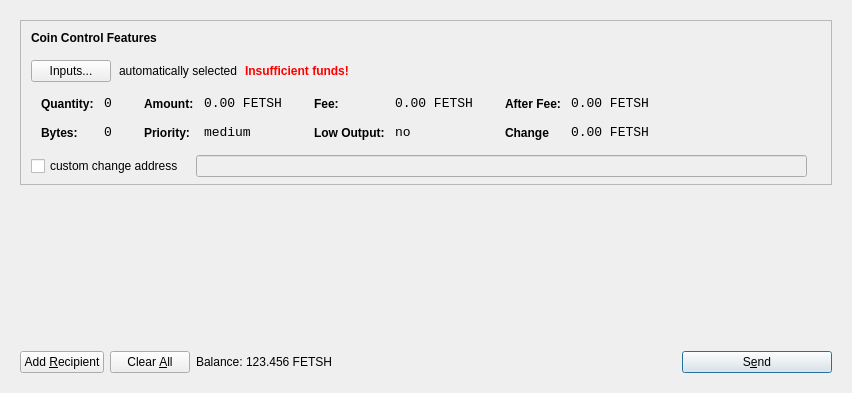
<?xml version="1.0" encoding="UTF-8"?>
<ui version="4.0">
 <class>SendCoinsDialog</class>
 <widget class="QDialog" name="SendCoinsDialog">
  <property name="geometry">
   <rect>
    <x>0</x>
    <y>0</y>
    <width>849</width>
    <height>393</height>
   </rect>
  </property>
  <property name="windowTitle">
   <string>Send Coins</string>
  </property>
  <layout class="QVBoxLayout" name="verticalLayout">
   <item>
    <widget class="QFrame" name="frameMain">
     <layout class="QVBoxLayout" name="verticalLayout_3">
      <item>
       <widget class="QFrame" name="frameCoinControl">
        <property name="sizePolicy">
         <sizepolicy hsizetype="Expanding" vsizetype="Expanding">
          <horstretch>0</horstretch>
          <verstretch>0</verstretch>
         </sizepolicy>
        </property>
        <property name="maximumSize">
         <size>
          <width>16777215</width>
          <height>16777215</height>
         </size>
        </property>
        <property name="frameShape">
         <enum>QFrame::StyledPanel</enum>
        </property>
        <property name="frameShadow">
         <enum>QFrame::Sunken</enum>
        </property>
        <layout class="QVBoxLayout" name="verticalLayoutCoinControl2">
         <property name="spacing">
          <number>6</number>
         </property>
         <property name="leftMargin">
          <number>0</number>
         </property>
         <property name="topMargin">
          <number>0</number>
         </property>
         <property name="rightMargin">
          <number>0</number>
         </property>
         <property name="bottomMargin">
          <number>6</number>
         </property>
         <item>
          <layout class="QVBoxLayout" name="verticalLayoutCoinControl" stretch="0,0,0,0,1">
           <property name="spacing">
            <number>0</number>
           </property>
           <property name="leftMargin">
            <number>10</number>
           </property>
           <property name="topMargin">
            <number>10</number>
           </property>
           <item>
            <layout class="QHBoxLayout" name="horizontalLayoutCoinControl1">
             <property name="bottomMargin">
              <number>15</number>
             </property>
             <item>
              <widget class="QLabel" name="labelCoinControlFeatures">
               <property name="sizePolicy">
                <sizepolicy hsizetype="Preferred" vsizetype="Maximum">
                 <horstretch>0</horstretch>
                 <verstretch>0</verstretch>
                </sizepolicy>
               </property>
               <property name="font">
                <font>
                 <weight>75</weight>
                 <bold>true</bold>
                </font>
               </property>
               <property name="styleSheet">
                <string notr="true">font-weight:bold;</string>
               </property>
               <property name="text">
                <string>Coin Control Features</string>
               </property>
              </widget>
             </item>
            </layout>
           </item>
           <item>
            <layout class="QHBoxLayout" name="horizontalLayoutCoinControl2" stretch="0,0,0,0">
             <property name="spacing">
              <number>8</number>
             </property>
             <property name="bottomMargin">
              <number>10</number>
             </property>
             <item>
              <widget class="QPushButton" name="pushButtonCoinControl">
               <property name="styleSheet">
                <string notr="true"/>
               </property>
               <property name="text">
                <string>Inputs...</string>
               </property>
              </widget>
             </item>
             <item>
              <widget class="QLabel" name="labelCoinControlAutomaticallySelected">
               <property name="text">
                <string>automatically selected</string>
               </property>
               <property name="margin">
                <number>5</number>
               </property>
              </widget>
             </item>
             <item>
              <widget class="QLabel" name="labelCoinControlInsuffFunds">
               <property name="font">
                <font>
                 <weight>75</weight>
                 <bold>true</bold>
                </font>
               </property>
               <property name="styleSheet">
                <string notr="true">color:red;font-weight:bold;</string>
               </property>
               <property name="text">
                <string>Insufficient funds!</string>
               </property>
               <property name="margin">
                <number>5</number>
               </property>
              </widget>
             </item>
             <item>
              <spacer name="horizontalSpacerCoinControl">
               <property name="orientation">
                <enum>Qt::Horizontal</enum>
               </property>
               <property name="sizeHint" stdset="0">
                <size>
                 <width>40</width>
                 <height>1</height>
                </size>
               </property>
              </spacer>
             </item>
            </layout>
           </item>
           <item>
            <widget class="QWidget" name="widgetCoinControl" native="true">
             <property name="sizePolicy">
              <sizepolicy hsizetype="Preferred" vsizetype="Preferred">
               <horstretch>0</horstretch>
               <verstretch>0</verstretch>
              </sizepolicy>
             </property>
             <property name="minimumSize">
              <size>
               <width>0</width>
               <height>0</height>
              </size>
             </property>
             <property name="styleSheet">
              <string notr="true"/>
             </property>
             <layout class="QHBoxLayout" name="horizontalLayoutCoinControl5">
              <property name="margin">
               <number>0</number>
              </property>
              <item>
               <layout class="QHBoxLayout" name="horizontalLayoutCoinControl3" stretch="0,0,0,1">
                <property name="spacing">
                 <number>20</number>
                </property>
                <property name="topMargin">
                 <number>0</number>
                </property>
                <property name="bottomMargin">
                 <number>10</number>
                </property>
                <item>
                 <layout class="QFormLayout" name="formLayoutCoinControl1">
                  <property name="horizontalSpacing">
                   <number>10</number>
                  </property>
                  <property name="verticalSpacing">
                   <number>14</number>
                  </property>
                  <property name="leftMargin">
                   <number>10</number>
                  </property>
                  <property name="topMargin">
                   <number>4</number>
                  </property>
                  <property name="rightMargin">
                   <number>6</number>
                  </property>
                  <item row="0" column="0">
                   <widget class="QLabel" name="labelCoinControlQuantityText">
                    <property name="styleSheet">
                     <string notr="true">font-weight:bold;</string>
                    </property>
                    <property name="text">
                     <string>Quantity:</string>
                    </property>
                    <property name="margin">
                     <number>0</number>
                    </property>
                   </widget>
                  </item>
                  <item row="0" column="1">
                   <widget class="QLabel" name="labelCoinControlQuantity">
                    <property name="font">
                     <font>
                      <family>Monospace</family>
                      <pointsize>10</pointsize>
                     </font>
                    </property>
                    <property name="cursor">
                     <cursorShape>IBeamCursor</cursorShape>
                    </property>
                    <property name="contextMenuPolicy">
                     <enum>Qt::ActionsContextMenu</enum>
                    </property>
                    <property name="text">
                     <string>0</string>
                    </property>
                    <property name="margin">
                     <number>0</number>
                    </property>
                    <property name="textInteractionFlags">
                     <set>Qt::LinksAccessibleByMouse|Qt::TextSelectableByKeyboard|Qt::TextSelectableByMouse</set>
                    </property>
                   </widget>
                  </item>
                  <item row="1" column="0">
                   <widget class="QLabel" name="labelCoinControlBytesText">
                    <property name="styleSheet">
                     <string notr="true">font-weight:bold;</string>
                    </property>
                    <property name="text">
                     <string>Bytes:</string>
                    </property>
                   </widget>
                  </item>
                  <item row="1" column="1">
                   <widget class="QLabel" name="labelCoinControlBytes">
                    <property name="font">
                     <font>
                      <family>Monospace</family>
                      <pointsize>10</pointsize>
                     </font>
                    </property>
                    <property name="cursor">
                     <cursorShape>IBeamCursor</cursorShape>
                    </property>
                    <property name="contextMenuPolicy">
                     <enum>Qt::ActionsContextMenu</enum>
                    </property>
                    <property name="text">
                     <string>0</string>
                    </property>
                    <property name="textInteractionFlags">
                     <set>Qt::LinksAccessibleByMouse|Qt::TextSelectableByKeyboard|Qt::TextSelectableByMouse</set>
                    </property>
                   </widget>
                  </item>
                 </layout>
                </item>
                <item>
                 <layout class="QFormLayout" name="formLayoutCoinControl2">
                  <property name="horizontalSpacing">
                   <number>10</number>
                  </property>
                  <property name="verticalSpacing">
                   <number>14</number>
                  </property>
                  <property name="leftMargin">
                   <number>6</number>
                  </property>
                  <property name="topMargin">
                   <number>4</number>
                  </property>
                  <property name="rightMargin">
                   <number>6</number>
                  </property>
                  <item row="0" column="0">
                   <widget class="QLabel" name="labelCoinControlAmountText">
                    <property name="styleSheet">
                     <string notr="true">font-weight:bold;</string>
                    </property>
                    <property name="text">
                     <string>Amount:</string>
                    </property>
                    <property name="margin">
                     <number>0</number>
                    </property>
                   </widget>
                  </item>
                  <item row="0" column="1">
                   <widget class="QLabel" name="labelCoinControlAmount">
                    <property name="font">
                     <font>
                      <family>Monospace</family>
                      <pointsize>10</pointsize>
                     </font>
                    </property>
                    <property name="cursor">
                     <cursorShape>IBeamCursor</cursorShape>
                    </property>
                    <property name="contextMenuPolicy">
                     <enum>Qt::ActionsContextMenu</enum>
                    </property>
                    <property name="text">
                     <string>0.00 FETSH</string>
                    </property>
                    <property name="textInteractionFlags">
                     <set>Qt::LinksAccessibleByMouse|Qt::TextSelectableByKeyboard|Qt::TextSelectableByMouse</set>
                    </property>
                   </widget>
                  </item>
                  <item row="1" column="0">
                   <widget class="QLabel" name="labelCoinControlPriorityText">
                    <property name="styleSheet">
                     <string notr="true">font-weight:bold;</string>
                    </property>
                    <property name="text">
                     <string>Priority:</string>
                    </property>
                   </widget>
                  </item>
                  <item row="1" column="1">
                   <widget class="QLabel" name="labelCoinControlPriority">
                    <property name="font">
                     <font>
                      <family>Monospace</family>
                      <pointsize>10</pointsize>
                     </font>
                    </property>
                    <property name="cursor">
                     <cursorShape>IBeamCursor</cursorShape>
                    </property>
                    <property name="contextMenuPolicy">
                     <enum>Qt::ActionsContextMenu</enum>
                    </property>
                    <property name="text">
                     <string>medium</string>
                    </property>
                    <property name="textInteractionFlags">
                     <set>Qt::LinksAccessibleByMouse|Qt::TextSelectableByKeyboard|Qt::TextSelectableByMouse</set>
                    </property>
                   </widget>
                  </item>
                 </layout>
                </item>
                <item>
                 <layout class="QFormLayout" name="formLayoutCoinControl3">
                  <property name="horizontalSpacing">
                   <number>10</number>
                  </property>
                  <property name="verticalSpacing">
                   <number>14</number>
                  </property>
                  <property name="leftMargin">
                   <number>6</number>
                  </property>
                  <property name="topMargin">
                   <number>4</number>
                  </property>
                  <property name="rightMargin">
                   <number>6</number>
                  </property>
                  <item row="0" column="0">
                   <widget class="QLabel" name="labelCoinControlFeeText">
                    <property name="styleSheet">
                     <string notr="true">font-weight:bold;</string>
                    </property>
                    <property name="text">
                     <string>Fee:</string>
                    </property>
                    <property name="margin">
                     <number>0</number>
                    </property>
                   </widget>
                  </item>
                  <item row="0" column="1">
                   <widget class="QLabel" name="labelCoinControlFee">
                    <property name="font">
                     <font>
                      <family>Monospace</family>
                      <pointsize>10</pointsize>
                     </font>
                    </property>
                    <property name="cursor">
                     <cursorShape>IBeamCursor</cursorShape>
                    </property>
                    <property name="contextMenuPolicy">
                     <enum>Qt::ActionsContextMenu</enum>
                    </property>
                    <property name="text">
                     <string>0.00 FETSH</string>
                    </property>
                    <property name="textInteractionFlags">
                     <set>Qt::LinksAccessibleByMouse|Qt::TextSelectableByKeyboard|Qt::TextSelectableByMouse</set>
                    </property>
                   </widget>
                  </item>
                  <item row="1" column="0">
                   <widget class="QLabel" name="labelCoinControlLowOutputText">
                    <property name="styleSheet">
                     <string notr="true">font-weight:bold;</string>
                    </property>
                    <property name="text">
                     <string>Low Output:</string>
                    </property>
                   </widget>
                  </item>
                  <item row="1" column="1">
                   <widget class="QLabel" name="labelCoinControlLowOutput">
                    <property name="font">
                     <font>
                      <family>Monospace</family>
                      <pointsize>10</pointsize>
                     </font>
                    </property>
                    <property name="cursor">
                     <cursorShape>IBeamCursor</cursorShape>
                    </property>
                    <property name="contextMenuPolicy">
                     <enum>Qt::ActionsContextMenu</enum>
                    </property>
                    <property name="text">
                     <string>no</string>
                    </property>
                    <property name="textInteractionFlags">
                     <set>Qt::LinksAccessibleByMouse|Qt::TextSelectableByKeyboard|Qt::TextSelectableByMouse</set>
                    </property>
                   </widget>
                  </item>
                 </layout>
                </item>
                <item>
                 <layout class="QFormLayout" name="formLayoutCoinControl4">
                  <property name="horizontalSpacing">
                   <number>10</number>
                  </property>
                  <property name="verticalSpacing">
                   <number>14</number>
                  </property>
                  <property name="leftMargin">
                   <number>6</number>
                  </property>
                  <property name="topMargin">
                   <number>4</number>
                  </property>
                  <property name="rightMargin">
                   <number>6</number>
                  </property>
                  <item row="0" column="0">
                   <widget class="QLabel" name="labelCoinControlAfterFeeText">
                    <property name="styleSheet">
                     <string notr="true">font-weight:bold;</string>
                    </property>
                    <property name="text">
                     <string>After Fee:</string>
                    </property>
                    <property name="margin">
                     <number>0</number>
                    </property>
                   </widget>
                  </item>
                  <item row="0" column="1">
                   <widget class="QLabel" name="labelCoinControlAfterFee">
                    <property name="font">
                     <font>
                      <family>Monospace</family>
                      <pointsize>10</pointsize>
                     </font>
                    </property>
                    <property name="cursor">
                     <cursorShape>IBeamCursor</cursorShape>
                    </property>
                    <property name="contextMenuPolicy">
                     <enum>Qt::ActionsContextMenu</enum>
                    </property>
                    <property name="text">
                     <string>0.00 FETSH</string>
                    </property>
                    <property name="textInteractionFlags">
                     <set>Qt::LinksAccessibleByMouse|Qt::TextSelectableByKeyboard|Qt::TextSelectableByMouse</set>
                    </property>
                   </widget>
                  </item>
                  <item row="1" column="0">
                   <widget class="QLabel" name="labelCoinControlChangeText">
                    <property name="styleSheet">
                     <string notr="true">font-weight:bold;</string>
                    </property>
                    <property name="text">
                     <string>Change</string>
                    </property>
                   </widget>
                  </item>
                  <item row="1" column="1">
                   <widget class="QLabel" name="labelCoinControlChange">
                    <property name="font">
                     <font>
                      <family>Monospace</family>
                      <pointsize>10</pointsize>
                     </font>
                    </property>
                    <property name="cursor">
                     <cursorShape>IBeamCursor</cursorShape>
                    </property>
                    <property name="contextMenuPolicy">
                     <enum>Qt::ActionsContextMenu</enum>
                    </property>
                    <property name="text">
                     <string>0.00 FETSH</string>
                    </property>
                    <property name="textInteractionFlags">
                     <set>Qt::LinksAccessibleByMouse|Qt::TextSelectableByKeyboard|Qt::TextSelectableByMouse</set>
                    </property>
                   </widget>
                  </item>
                 </layout>
                </item>
               </layout>
              </item>
             </layout>
            </widget>
           </item>
           <item>
            <layout class="QHBoxLayout" name="horizontalLayoutCoinControl4" stretch="0,0,0">
             <property name="spacing">
              <number>12</number>
             </property>
             <property name="sizeConstraint">
              <enum>QLayout::SetDefaultConstraint</enum>
             </property>
             <property name="topMargin">
              <number>5</number>
             </property>
             <property name="rightMargin">
              <number>5</number>
             </property>
             <item>
              <widget class="QCheckBox" name="checkBoxCoinControlChange">
               <property name="text">
                <string>custom change address</string>
               </property>
              </widget>
             </item>
             <item>
              <widget class="QLineEdit" name="lineEditCoinControlChange">
               <property name="enabled">
                <bool>false</bool>
               </property>
               <property name="sizePolicy">
                <sizepolicy hsizetype="Expanding" vsizetype="Fixed">
                 <horstretch>0</horstretch>
                 <verstretch>0</verstretch>
                </sizepolicy>
               </property>
              </widget>
             </item>
             <item>
              <widget class="QLabel" name="labelCoinControlChangeLabel">
               <property name="sizePolicy">
                <sizepolicy hsizetype="Preferred" vsizetype="Expanding">
                 <horstretch>0</horstretch>
                 <verstretch>0</verstretch>
                </sizepolicy>
               </property>
               <property name="minimumSize">
                <size>
                 <width>0</width>
                 <height>0</height>
                </size>
               </property>
               <property name="text">
                <string/>
               </property>
               <property name="margin">
                <number>3</number>
               </property>
              </widget>
             </item>
            </layout>
           </item>
           <item>
            <spacer name="verticalSpacerCoinControl">
             <property name="orientation">
              <enum>Qt::Vertical</enum>
             </property>
             <property name="sizeHint" stdset="0">
              <size>
               <width>800</width>
               <height>1</height>
              </size>
             </property>
            </spacer>
           </item>
          </layout>
         </item>
        </layout>
       </widget>
      </item>
      <item>
       <widget class="QScrollArea" name="scrollArea">
        <property name="frameShape">
         <enum>QFrame::NoFrame</enum>
        </property>
        <property name="widgetResizable">
         <bool>true</bool>
        </property>
        <widget class="QWidget" name="scrollAreaWidgetContents">
         <property name="geometry">
          <rect>
           <x>0</x>
           <y>0</y>
           <width>813</width>
           <height>128</height>
          </rect>
         </property>
         <layout class="QVBoxLayout" name="verticalLayout_2">
          <property name="margin">
           <number>0</number>
          </property>
          <item>
           <layout class="QVBoxLayout" name="entries">
            <property name="spacing">
             <number>6</number>
            </property>
           </layout>
          </item>
          <item>
           <spacer name="verticalSpacer">
            <property name="orientation">
             <enum>Qt::Vertical</enum>
            </property>
            <property name="sizeHint" stdset="0">
             <size>
              <width>20</width>
              <height>40</height>
             </size>
            </property>
           </spacer>
          </item>
         </layout>
        </widget>
       </widget>
      </item>
      <item>
       <layout class="QHBoxLayout" name="horizontalLayout">
        <item>
         <widget class="QPushButton" name="addButton">
          <property name="toolTip">
           <string>Send to multiple recipients at once</string>
          </property>
          <property name="text">
           <string>Add &amp;Recipient</string>
          </property>
          <property name="icon">
           <iconset resource="../bitcoin.qrc">
            <normaloff>:/icons/add</normaloff>:/icons/add</iconset>
          </property>
          <property name="autoDefault">
           <bool>false</bool>
          </property>
         </widget>
        </item>
        <item>
         <widget class="QPushButton" name="clearButton">
          <property name="sizePolicy">
           <sizepolicy hsizetype="Minimum" vsizetype="Fixed">
            <horstretch>0</horstretch>
            <verstretch>0</verstretch>
           </sizepolicy>
          </property>
          <property name="toolTip">
           <string>Remove all transaction fields</string>
          </property>
          <property name="text">
           <string>Clear &amp;All</string>
          </property>
          <property name="icon">
           <iconset resource="../bitcoin.qrc">
            <normaloff>:/icons/remove</normaloff>:/icons/remove</iconset>
          </property>
          <property name="autoRepeatDelay">
           <number>300</number>
          </property>
          <property name="autoDefault">
           <bool>false</bool>
          </property>
         </widget>
        </item>
        <item>
         <layout class="QHBoxLayout" name="horizontalLayout_2">
          <property name="spacing">
           <number>3</number>
          </property>
          <item>
           <widget class="QLabel" name="label">
            <property name="sizePolicy">
             <sizepolicy hsizetype="Preferred" vsizetype="Fixed">
              <horstretch>0</horstretch>
              <verstretch>0</verstretch>
             </sizepolicy>
            </property>
            <property name="text">
             <string>Balance:</string>
            </property>
           </widget>
          </item>
          <item>
           <widget class="QLabel" name="labelBalance">
            <property name="sizePolicy">
             <sizepolicy hsizetype="Preferred" vsizetype="Fixed">
              <horstretch>0</horstretch>
              <verstretch>0</verstretch>
             </sizepolicy>
            </property>
            <property name="cursor">
             <cursorShape>IBeamCursor</cursorShape>
            </property>
            <property name="text">
             <string>123.456 FETSH</string>
            </property>
            <property name="textInteractionFlags">
             <set>Qt::LinksAccessibleByMouse|Qt::TextSelectableByKeyboard|Qt::TextSelectableByMouse</set>
            </property>
           </widget>
          </item>
         </layout>
        </item>
        <item>
         <spacer name="horizontalSpacer">
          <property name="orientation">
           <enum>Qt::Horizontal</enum>
          </property>
          <property name="sizeHint" stdset="0">
           <size>
            <width>40</width>
            <height>20</height>
           </size>
          </property>
         </spacer>
        </item>
        <item>
         <widget class="QPushButton" name="sendButton">
          <property name="minimumSize">
           <size>
            <width>150</width>
            <height>0</height>
           </size>
          </property>
          <property name="toolTip">
           <string>Confirm the send action</string>
          </property>
          <property name="text">
           <string>S&amp;end</string>
          </property>
          <property name="icon">
           <iconset resource="../bitcoin.qrc">
            <normaloff>:/icons/send</normaloff>:/icons/send</iconset>
          </property>
          <property name="default">
           <bool>true</bool>
          </property>
         </widget>
        </item>
       </layout>
      </item>
     </layout>
     <zorder>scrollArea</zorder>
     <zorder>frameCoinControl</zorder>
     <zorder></zorder>
    </widget>
   </item>
  </layout>
 </widget>
 <resources>
  <include location="../bitcoin.qrc"/>
 </resources>
 <connections/>
</ui>
